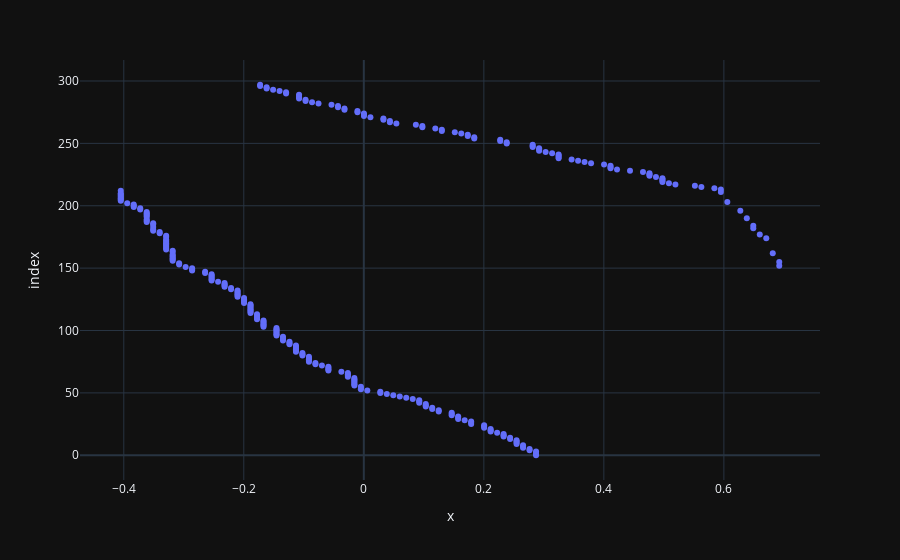

The cell this chart's notebook holds for it:
### Code cell
px.scatter(Y_PRED_LINEAR, RESIDUALS)

### Figure 1 — Plotly figure (JSON) as saved in the notebook; plotly's stock layout.template omitted (floating-point values rounded to 4 significant figures; data arrays with more than 128 entries replaced by an {"elided": "..."} marker saying what was removed)
{"data": [{"hovertemplate": "x=%{x}<br>index=%{y}<extra></extra>", "legendgroup": "", "marker": {"color": "#636efa", "symbol": "circle"}, "mode": "markers", "name": "", "orientation": "h", "showlegend": false, "type": "scatter", "x": {"elided": "298 float values"}, "xaxis": "x", "y": {"elided": "298 int values"}, "yaxis": "y"}], "layout": {"legend": {"tracegroupgap": 0}, "margin": {"t": 60}, "xaxis": {"anchor": "y", "domain": [0, 1], "title": {"text": "x"}}, "yaxis": {"anchor": "x", "domain": [0, 1], "title": {"text": "index"}}}}
